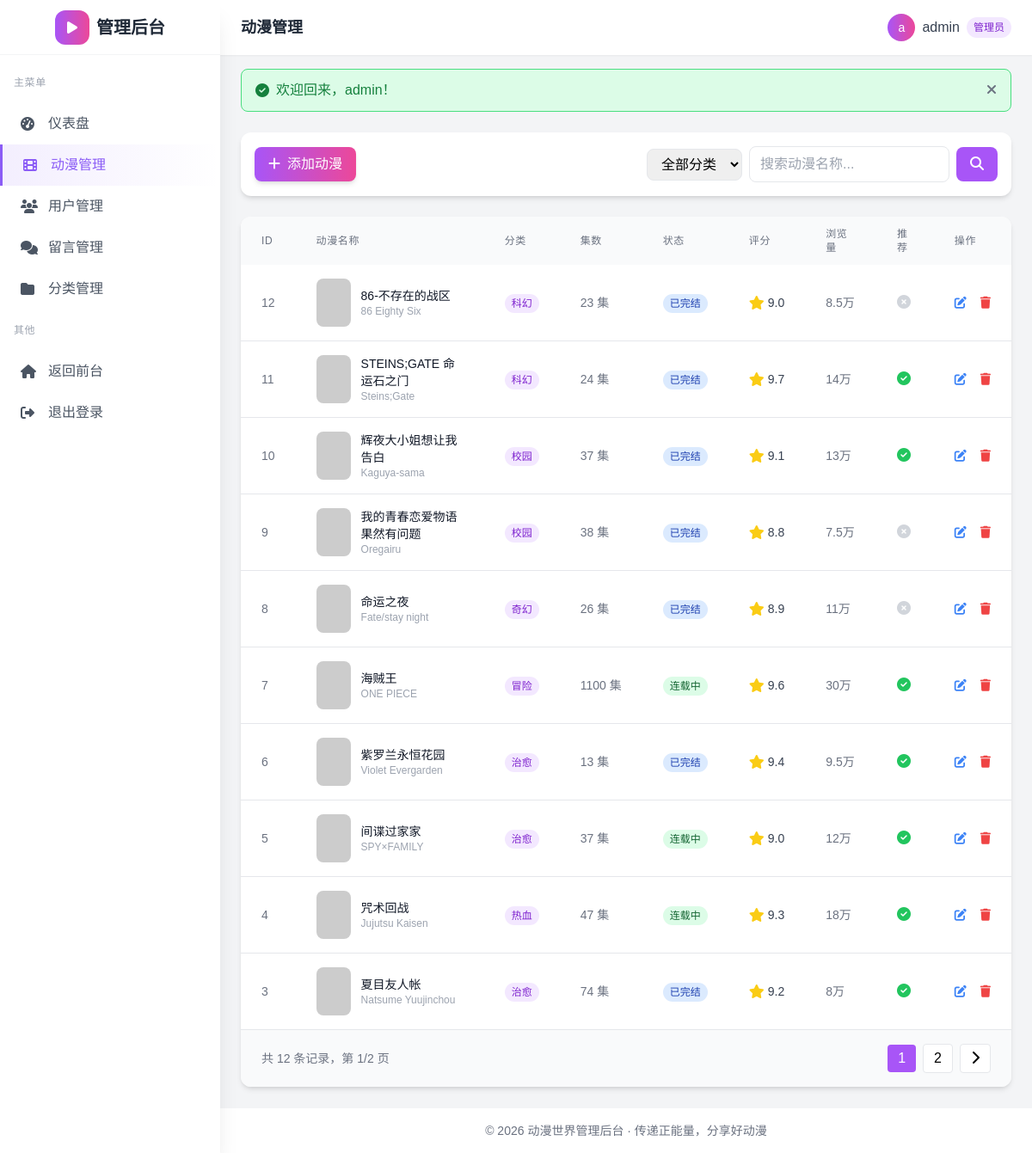
Screenshot of /backend/src/admin/animes.php (signed in) with the database file from the repository.
### tables this page shows
CREATE TABLE IF NOT EXISTS animes (
    id INT AUTO_INCREMENT PRIMARY KEY,
    title VARCHAR(200) NOT NULL,
    original_title VARCHAR(200),
    cover_image VARCHAR(255),
    description TEXT,
    category_id INT,
    episodes INT DEFAULT 0,
    status ENUM('ongoing', 'completed', 'upcoming') DEFAULT 'ongoing',
    rating DECIMAL(3,1) DEFAULT 0.0,
    release_year INT,
    studio VARCHAR(100),
    views INT DEFAULT 0,
    is_featured TINYINT DEFAULT 0,
    created_at TIMESTAMP DEFAULT CURRENT_TIMESTAMP,
    updated_at TIMESTAMP DEFAULT CURRENT_TIMESTAMP ON UPDATE CURRENT_TIMESTAMP,
    FOREIGN KEY (category_id) REFERENCES categories(id) ON DELETE SET NULL
);

CREATE TABLE IF NOT EXISTS categories (
    id INT AUTO_INCREMENT PRIMARY KEY,
    name VARCHAR(50) NOT NULL,
    description TEXT,
    icon VARCHAR(50),
    created_at TIMESTAMP DEFAULT CURRENT_TIMESTAMP
);

### backend/src/includes/functions.php (called while the page is built, shortened)
<?php
function h($string) {
    return htmlspecialchars($string, ENT_QUOTES, 'UTF-8');
}
function getStatusName($status) {
    $statusMap = [
        'ongoing' => '连载中',
        'completed' => '已完结',
        'upcoming' => '即将上映'
    ];
    return $statusMap[$status] ?? $status;
}
function getStatusColor($status) {
    $colorMap = [
        'ongoing' => 'bg-green-100 text-green-800',
        'completed' => 'bg-blue-100 text-blue-800',
        'upcoming' => 'bg-yellow-100 text-yellow-800'
    ];
    return $colorMap[$status] ?? 'bg-gray-100 text-gray-800';
}
function formatViews($views) {
    if ($views >= 10000) {
        return round($views / 10000, 1) . '万';
    }
    return number_format($views);
}
function getCoverImage($coverImage, $title = 'Anime') {
    $localPath = __DIR__ . '/../assets/images/' . $coverImage;
    $coverMap = [
        'kimetsu.jpg' => 'https://cdn.myanimelist.net/images/anime/1286/99889l.jpg',
        'aot.jpg' => 'https://cdn.myanimelist.net/images/anime/10/47347l.jpg',
        'natsume.jpg' => 'https://media.themoviedb.org/t/p/w300_and_h450_face/4IAX5fgsyj9SnV2sqEh5JfuOvUo.jpg',
        'jjk.jpg' => 'https://cdn.myanimelist.net/images/anime/1171/109222l.jpg',
        'spy.jpg' => 'https://cdn.myanimelist.net/images/anime/1441/122795l.jpg',
        'violet.jpg' => 'https://cdn.myanimelist.net/images/anime/1795/95088l.jpg',
        'onepiece.jpg' => 'https://cdn.myanimelist.net/images/anime/1244/138851l.jpg',
        'fate.jpg' => 'https://cdn.myanimelist.net/images/anime/2/73249l.jpg',
        'oregairu.jpg' => 'https://cdn.myanimelist.net/images/anime/11/49459l.jpg',
        'kaguya.jpg' => 'https://cdn.myanimelist.net/images/anime/1295/106551l.jpg',
        'steinsgate.jpg' => 'https://cdn.myanimelist.net/images/anime/1935/127974l.jpg',
        '86.jpg' => 'https://cdn.myanimelist.net/images/anime/1987/117507l.jpg',
    ];
    if ($coverImage && isset($coverMap[$coverImage])) {
        return $coverMap[$coverImage];
    }
    $encodedTitle = urlencode($title);
    return "https://placehold.co/300x400/6366f1/ffffff?text={$encodedTitle}";
}

### backend/src/admin/animes.php (the view, shortened to what this page needs)
<?php
require_once __DIR__ . '/../includes/functions.php';
$db = new Database();
$conn = $db->getConnection();
$page = isset($_GET['page']) ? max(1, intval($_GET['page'])) : 1;
$perPage = 10;
$offset = ($page - 1) * $perPage;
$search = isset($_GET['search']) ? trim($_GET['search']) : '';
$where = [];
$params = [];
$whereClause = $where ? 'WHERE ' . implode(' AND ', $where) : '';
$total = 0;
try {
    $stmt = $conn->prepare("SELECT COUNT(*) as total FROM animes a {$whereClause}");
    $stmt->execute($params);
    $total = $stmt->fetch()['total'];
} catch (PDOException $e) {
    error_log("[Animes Error] Count: " . $e->getMessage());
}
$totalPages = ceil($total / $perPage);
$animes = [];
try {
    $sql = "SELECT a.*, c.name as category_name
            FROM animes a
            LEFT JOIN categories c ON a.category_id = c.id
            {$whereClause}
            ORDER BY a.id DESC
            LIMIT {$perPage} OFFSET {$offset}";
    $stmt = $conn->prepare($sql);
    $stmt->execute($params);
    $animes = $stmt->fetchAll();
} catch (PDOException $e) {
    error_log("[Animes Error] List: " . $e->getMessage());
}
require_once 'header.php';
?>
<div class="bg-white rounded-xl shadow-md p-4 mb-6">
    <div class="flex flex-wrap items-center justify-between gap-4">
        <div class="flex items-center space-x-4">
            <a href="anime_edit.php" class="bg-gradient-to-r from-purple-500 to-pink-500 text-white px-4 py-2 rounded-lg hover:opacity-90 transition-all shadow-md">
                <i class="fas fa-plus mr-2"></i>添加动漫
            </a>
        </div>
        <form method="GET" class="flex items-center space-x-2">
            <select name="category" class="px-3 py-2 border border-gray-200 rounded-lg outline-none focus:border-purple-400">
                <option value="">全部分类</option>
            </select>
            <input type="text" name="search" value="<?php echo h($search); ?>"
                   class="px-3 py-2 border border-gray-200 rounded-lg outline-none focus:border-purple-400"
                   placeholder="搜索动漫名称...">
            <button type="submit" class="bg-purple-500 text-white px-4 py-2 rounded-lg hover:bg-purple-600 transition-colors">
                <i class="fas fa-search"></i>
            </button>
        </form>
    </div>
</div>
<div class="bg-white rounded-xl shadow-md overflow-hidden">
    <div class="overflow-x-auto">
        <table class="w-full">
            <thead class="bg-gray-50">
                <tr>
                    <th class="px-6 py-3 text-left text-xs font-medium text-gray-500 uppercase tracking-wider">ID</th>
                    <th class="px-6 py-3 text-left text-xs font-medium text-gray-500 uppercase tracking-wider">动漫名称</th>
                    <th class="px-6 py-3 text-left text-xs font-medium text-gray-500 uppercase tracking-wider">分类</th>
                    <th class="px-6 py-3 text-left text-xs font-medium text-gray-500 uppercase tracking-wider">集数</th>
                    <th class="px-6 py-3 text-left text-xs font-medium text-gray-500 uppercase tracking-wider">状态</th>
                    <th class="px-6 py-3 text-left text-xs font-medium text-gray-500 uppercase tracking-wider">评分</th>
                    <th class="px-6 py-3 text-left text-xs font-medium text-gray-500 uppercase tracking-wider">浏览量</th>
                    <th class="px-6 py-3 text-left text-xs font-medium text-gray-500 uppercase tracking-wider">推荐</th>
                    <th class="px-6 py-3 text-left text-xs font-medium text-gray-500 uppercase tracking-wider">操作</th>
                </tr>
            </thead>
            <tbody class="bg-white divide-y divide-gray-200">
                <?php if (empty($animes)): ?>
                <tr>
                    <td colspan="9" class="px-6 py-12 text-center text-gray-500">
                        <i class="fas fa-film text-4xl text-gray-300 mb-3"></i>
                        <p>暂无动漫数据</p>
                    </td>
                </tr>
                <?php else: ?>
                <?php foreach ($animes as $anime): ?>
                <tr class="hover:bg-gray-50">
                    <td class="px-6 py-4 whitespace-nowrap text-sm text-gray-500"><?php echo $anime['id']; ?></td>
                    <td class="px-6 py-4">
                        <div class="flex items-center">
                            <div class="w-10 h-14 rounded-lg overflow-hidden mr-3 flex-shrink-0">
                                <img src="<?php echo h(getCoverImage($anime['cover_image'], $anime['title'])); ?>"
                                     alt="<?php echo h($anime['title']); ?>"
                                     class="w-full h-full object-cover"
                                     onerror="this.src='https://placehold.co/40x56/6366f1/ffffff?text=N'">
                            </div>
                            <div>
                                <div class="text-sm font-medium text-gray-900"><?php echo h($anime['title']); ?></div>
                                <?php if ($anime['original_title']): ?>
                                <div class="text-xs text-gray-400"><?php echo h($anime['original_title']); ?></div>
                                <?php endif; ?>
                            </div>
                        </div>
                    </td>
                    <td class="px-6 py-4 whitespace-nowrap">
                        <span class="px-2 py-1 text-xs rounded-full bg-purple-100 text-purple-700">
                            <?php echo h($anime['category_name']); ?>
                        </span>
                    </td>
                    <td class="px-6 py-4 whitespace-nowrap text-sm text-gray-500"><?php echo $anime['episodes']; ?> 集</td>
                    <td class="px-6 py-4 whitespace-nowrap">
                        <span class="px-2 py-1 text-xs rounded-full <?php echo getStatusColor($anime['status']); ?>">
                            <?php echo getStatusName($anime['status']); ?>
                        </span>
                    </td>
                    <td class="px-6 py-4 whitespace-nowrap">
                        <div class="flex items-center">
                            <i class="fas fa-star text-yellow-400 mr-1"></i>
                            <span class="text-sm text-gray-700"><?php echo $anime['rating']; ?></span>
                        </div>
                    </td>
                    <td class="px-6 py-4 whitespace-nowrap text-sm text-gray-500"><?php echo formatViews($anime['views']); ?></td>
                    <td class="px-6 py-4 whitespace-nowrap">
                        <?php if ($anime['is_featured']): ?>
                        <span class="text-green-500"><i class="fas fa-check-circle"></i></span>
                        <?php else: ?>
                        <span class="text-gray-300"><i class="fas fa-times-circle"></i></span>
                        <?php endif; ?>
                    </td>
                    <td class="px-6 py-4 whitespace-nowrap text-sm">
                        <a href="anime_edit.php?id=<?php echo $anime['id']; ?>" class="text-blue-500 hover:text-blue-700 mr-3" title="编辑">
                            <i class="fas fa-edit"></i>
                        </a>
                        <a href="animes.php?delete=<?php echo $anime['id']; ?>" onclick="return confirmDelete('确定要删除动漫【<?php echo h($anime['title']); ?>】吗？')" class="text-red-500 hover:text-red-700" title="删除">
                            <i class="fas fa-trash"></i>
                        </a>
                    </td>
                </tr>
                <?php endforeach; ?>
                <?php endif; ?>
            </tbody>
        </table>
    </div>
    <?php if ($totalPages > 1): ?>
    <div class="px-6 py-4 bg-gray-50 border-t border-gray-200">
        <div class="flex items-center justify-between">
            <div class="text-sm text-gray-500">
                共 <?php echo $total; ?> 条记录，第 <?php echo $page; ?>/<?php echo $totalPages; ?> 页
            </div>
            <div class="flex items-center space-x-2">
                <?php for ($i = max(1, $page - 2); $i <= min($totalPages, $page + 2); $i++): ?>
                <a href="?<?php echo http_build_query(array_merge($_GET, ['page' => $i])); ?>"
                   class="px-3 py-1 rounded <?php echo $i == $page ? 'bg-purple-500 text-white' : 'bg-white border border-gray-200 hover:bg-gray-50'; ?>">
                    <?php echo $i; ?>
                </a>
                <?php endfor; ?>
                <?php if ($page < $totalPages): ?>
                <a href="?<?php echo http_build_query(array_merge($_GET, ['page' => $page + 1])); ?>" class="px-3 py-1 bg-white border border-gray-200 rounded hover:bg-gray-50">
                    <i class="fas fa-chevron-right"></i>
                </a>
                <?php endif; ?>
            </div>
        </div>
    </div>
    <?php endif; ?>
</div>
<?php require_once 'footer.php'; ?>

### backend/src/admin/header.php (style rules this page uses)
body { font-family: 'Noto Sans SC', sans-serif; }

### rows the page displays
animes: id "12", title "86-不存在的战区", original_title "86 Eighty Six", category.name "科幻", episodes "23", status "已完结", rating "9.0", views "8.5万", is_featured 0 (drawn)
animes: id "11", title "STEINS;GATE 命运石之门", original_title "Steins;Gate", category.name "科幻", episodes "24", status "已完结", rating "9.7", views "14万", is_featured 1 (drawn)
animes: id "10", title "辉夜大小姐想让我告白", original_title "Kaguya-sama", category.name "校园", episodes "37", status "已完结", rating "9.1", views "13万", is_featured 1 (drawn)
animes: id "9", title "我的青春恋爱物语果然有问题", original_title "Oregairu", category.name "校园", episodes "38", status "已完结", rating "8.8", views "7.5万", is_featured 0 (drawn)
animes: id "8", title "命运之夜", original_title "Fate/stay night", category.name "奇幻", episodes "26", status "已完结", rating "8.9", views "11万", is_featured 0 (drawn)
animes: id "7", title "海贼王", original_title "ONE PIECE", category.name "冒险", episodes "1100", status "连载中", rating "9.6", views "30万", is_featured 1 (drawn)
animes: id "6", title "紫罗兰永恒花园", original_title "Violet Evergarden", category.name "治愈", episodes "13", status "已完结", rating "9.4", views "9.5万", is_featured 1 (drawn)
animes: id "5", title "间谍过家家", original_title "SPY×FAMILY", category.name "治愈", episodes "37", status "连载中", rating "9.0", views "12万", is_featured 1 (drawn)
animes: id "4", title "咒术回战", original_title "Jujutsu Kaisen", category.name "热血", episodes "47", status "连载中", rating "9.3", views "18万", is_featured 1 (drawn)
animes: id "3", title "夏目友人帐", original_title "Natsume Yuujinchou", category.name "治愈", episodes "74", status "已完结", rating "9.2", views "8万", is_featured 1 (drawn)

### other values shown
$pageTitle "动漫管理"
mb_substr($currentUser['username'], 0, 1) "a"
$currentUser['username'] "admin"
$flash['message'] "欢迎回来，admin！"
$total "12"
$page "1"
$totalPages "2"
